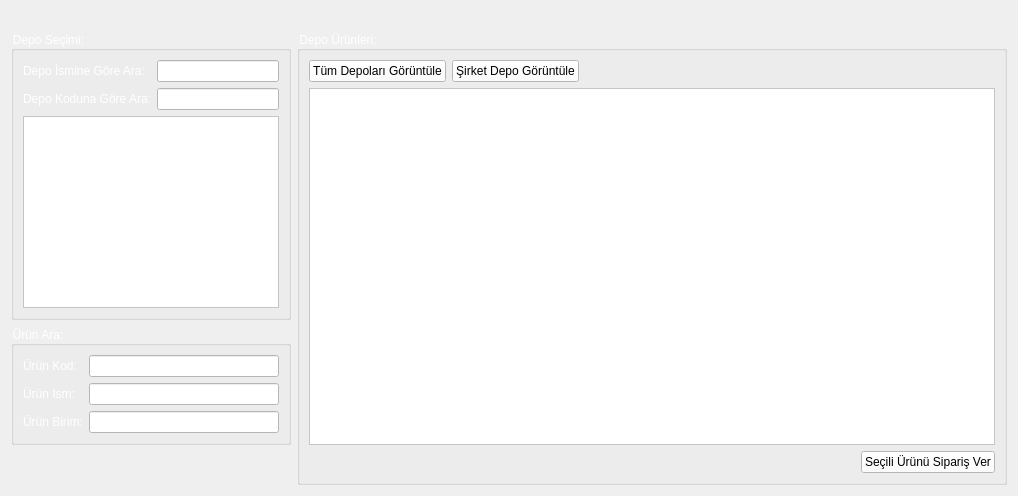
      <widget class="QWidget" name="tab">
       <attribute name="title">
        <string>Depolar-Alışveriş</string>
       </attribute>
       <layout class="QGridLayout" name="gridLayout_5">
        <item row="1" column="1" rowspan="3" colspan="2">
         <widget class="QGroupBox" name="groupBox_2">
          <property name="styleSheet">
           <string notr="true">color: rgb(255, 255, 255);</string>
          </property>
          <property name="title">
           <string>Depo Ürünleri:</string>
          </property>
          <layout class="QGridLayout" name="gridLayout_3">
           <item row="0" column="6">
            <spacer name="horizontalSpacer_4">
             <property name="orientation">
              <enum>Qt::Horizontal</enum>
             </property>
             <property name="sizeHint" stdset="0">
              <size>
               <width>40</width>
               <height>20</height>
              </size>
             </property>
            </spacer>
           </item>
           <item row="0" column="8">
            <spacer name="horizontalSpacer_3">
             <property name="orientation">
              <enum>Qt::Horizontal</enum>
             </property>
             <property name="sizeHint" stdset="0">
              <size>
               <width>40</width>
               <height>20</height>
              </size>
             </property>
            </spacer>
           </item>
           <item row="0" column="3">
            <spacer name="horizontalSpacer_7">
             <property name="orientation">
              <enum>Qt::Horizontal</enum>
             </property>
             <property name="sizeHint" stdset="0">
              <size>
               <width>40</width>
               <height>20</height>
              </size>
             </property>
            </spacer>
           </item>
           <item row="0" column="5">
            <spacer name="horizontalSpacer_5">
             <property name="orientation">
              <enum>Qt::Horizontal</enum>
             </property>
             <property name="sizeHint" stdset="0">
              <size>
               <width>40</width>
               <height>20</height>
              </size>
             </property>
            </spacer>
           </item>
           <item row="0" column="4">
            <spacer name="horizontalSpacer_6">
             <property name="orientation">
              <enum>Qt::Horizontal</enum>
             </property>
             <property name="sizeHint" stdset="0">
              <size>
               <width>40</width>
               <height>20</height>
              </size>
             </property>
            </spacer>
           </item>
           <item row="3" column="0" colspan="9">
            <widget class="QTableView" name="tableView_urun">
             <property name="styleSheet">
              <string notr="true">background-color: rgb(255, 255, 255);
selection-color: rgb(255, 255, 255);
selection-background-color: rgb(0, 90, 135);
color: rgb(0, 0, 0);
</string>
             </property>
             <property name="selectionBehavior">
              <enum>QAbstractItemView::SelectRows</enum>
             </property>
             <attribute name="horizontalHeaderStretchLastSection">
              <bool>true</bool>
             </attribute>
            </widget>
           </item>
           <item row="4" column="8">
            <widget class="QPushButton" name="pushButton_2">
             <property name="styleSheet">
              <string notr="true">
color: rgb(0, 0, 0);
background-color: rgb(255, 255, 255);</string>
             </property>
             <property name="text">
              <string>Seçili Ürünü Sipariş Ver</string>
             </property>
            </widget>
           </item>
           <item row="0" column="7">
            <spacer name="horizontalSpacer_2">
             <property name="orientation">
              <enum>Qt::Horizontal</enum>
             </property>
             <property name="sizeHint" stdset="0">
              <size>
               <width>40</width>
               <height>20</height>
              </size>
             </property>
            </spacer>
           </item>
           <item row="0" column="0">
            <widget class="QPushButton" name="pushButton">
             <property name="styleSheet">
              <string notr="true">
color: rgb(0, 0, 0);
background-color: rgb(255, 255, 255);</string>
             </property>
             <property name="text">
              <string>Tüm Depoları Görüntüle</string>
             </property>
            </widget>
           </item>
           <item row="0" column="2">
            <spacer name="horizontalSpacer">
             <property name="orientation">
              <enum>Qt::Horizontal</enum>
             </property>
             <property name="sizeHint" stdset="0">
              <size>
               <width>40</width>
               <height>20</height>
              </size>
             </property>
            </spacer>
           </item>
           <item row="0" column="1">
            <widget class="QPushButton" name="btn_sirketDepoGoruntule">
             <property name="styleSheet">
              <string notr="true">
color: rgb(0, 0, 0);
background-color: rgb(255, 255, 255);</string>
             </property>
             <property name="text">
              <string>Şirket Depo Görüntüle</string>
             </property>
            </widget>
           </item>
          </layout>
         </widget>
        </item>
        <item row="1" column="0">
         <widget class="QGroupBox" name="groupBox">
          <property name="styleSheet">
           <string notr="true">color: rgb(255, 255, 255);</string>
          </property>
          <property name="title">
           <string>Depo Seçimi:</string>
          </property>
          <layout class="QGridLayout" name="gridLayout_2">
           <item row="0" column="1">
            <widget class="QLineEdit" name="tf_depoIsimAra">
             <property name="styleSheet">
              <string notr="true">background-color: rgb(255, 255, 255);
color: rgb(0, 0, 0);</string>
             </property>
            </widget>
           </item>
           <item row="1" column="0">
            <widget class="QLabel" name="label_2">
             <property name="text">
              <string>Depo Koduna Göre Ara:</string>
             </property>
            </widget>
           </item>
           <item row="1" column="1">
            <widget class="QLineEdit" name="tf_depoIdAra">
             <property name="styleSheet">
              <string notr="true">background-color: rgb(255, 255, 255);
color: rgb(0, 0, 0);</string>
             </property>
            </widget>
           </item>
           <item row="0" column="0">
            <widget class="QLabel" name="label">
             <property name="text">
              <string>Depo İsmine Göre Ara:</string>
             </property>
            </widget>
           </item>
           <item row="3" column="0" colspan="2">
            <widget class="QTableView" name="tableView_depolar">
             <property name="layoutDirection">
              <enum>Qt::LeftToRight</enum>
             </property>
             <property name="styleSheet">
              <string notr="true">background-color: rgb(255, 255, 255);
selection-color: rgb(255, 255, 255);
selection-background-color: rgb(0, 90, 135);
color: rgb(0, 0, 0);
</string>
             </property>
             <property name="selectionBehavior">
              <enum>QAbstractItemView::SelectRows</enum>
             </property>
             <attribute name="horizontalHeaderStretchLastSection">
              <bool>true</bool>
             </attribute>
             <attribute name="verticalHeaderStretchLastSection">
              <bool>false</bool>
             </attribute>
            </widget>
           </item>
          </layout>
         </widget>
        </item>
        <item row="0" column="1">
         <spacer name="horizontalSpacer_8">
          <property name="orientation">
           <enum>Qt::Horizontal</enum>
          </property>
          <property name="sizeHint" stdset="0">
           <size>
            <width>40</width>
            <height>20</height>
           </size>
          </property>
         </spacer>
        </item>
        <item row="0" column="2">
         <spacer name="horizontalSpacer_9">
          <property name="orientation">
           <enum>Qt::Horizontal</enum>
          </property>
          <property name="sizeHint" stdset="0">
           <size>
            <width>40</width>
            <height>20</height>
           </size>
          </property>
         </spacer>
        </item>
        <item row="3" column="0">
         <spacer name="verticalSpacer">
          <property name="orientation">
           <enum>Qt::Vertical</enum>
          </property>
          <property name="sizeHint" stdset="0">
           <size>
            <width>20</width>
            <height>40</height>
           </size>
          </property>
         </spacer>
        </item>
        <item row="2" column="0">
         <widget class="QGroupBox" name="groupBox_3">
          <property name="styleSheet">
           <string notr="true">color: rgb(255, 255, 255);</string>
          </property>
          <property name="title">
           <string>Ürün Ara:</string>
          </property>
          <layout class="QGridLayout" name="gridLayout_4">
           <item row="0" column="0">
            <widget class="QLabel" name="label_3">
             <property name="text">
              <string>Ürün Kod:</string>
             </property>
            </widget>
           </item>
           <item row="0" column="1">
            <widget class="QLineEdit" name="tf_urunKodAra">
             <property name="styleSheet">
              <string notr="true">background-color: rgb(255, 255, 255);
color: rgb(0, 0, 0);</string>
             </property>
            </widget>
           </item>
           <item row="1" column="0">
            <widget class="QLabel" name="label_4">
             <property name="text">
              <string>Ürün Ism:</string>
             </property>
            </widget>
           </item>
           <item row="1" column="1">
            <widget class="QLineEdit" name="tf_urunIsimAra">
             <property name="styleSheet">
              <string notr="true">background-color: rgb(255, 255, 255);
color: rgb(0, 0, 0);</string>
             </property>
            </widget>
           </item>
           <item row="2" column="0">
            <widget class="QLabel" name="label_5">
             <property name="text">
              <string>Ürün Birim:</string>
             </property>
            </widget>
           </item>
           <item row="2" column="1">
            <widget class="QLineEdit" name="tf_urunBirimAra">
             <property name="styleSheet">
              <string notr="true">background-color: rgb(255, 255, 255);
color: rgb(0, 0, 0);</string>
             </property>
            </widget>
           </item>
          </layout>
         </widget>
        </item>
       </layout>
      </widget>
